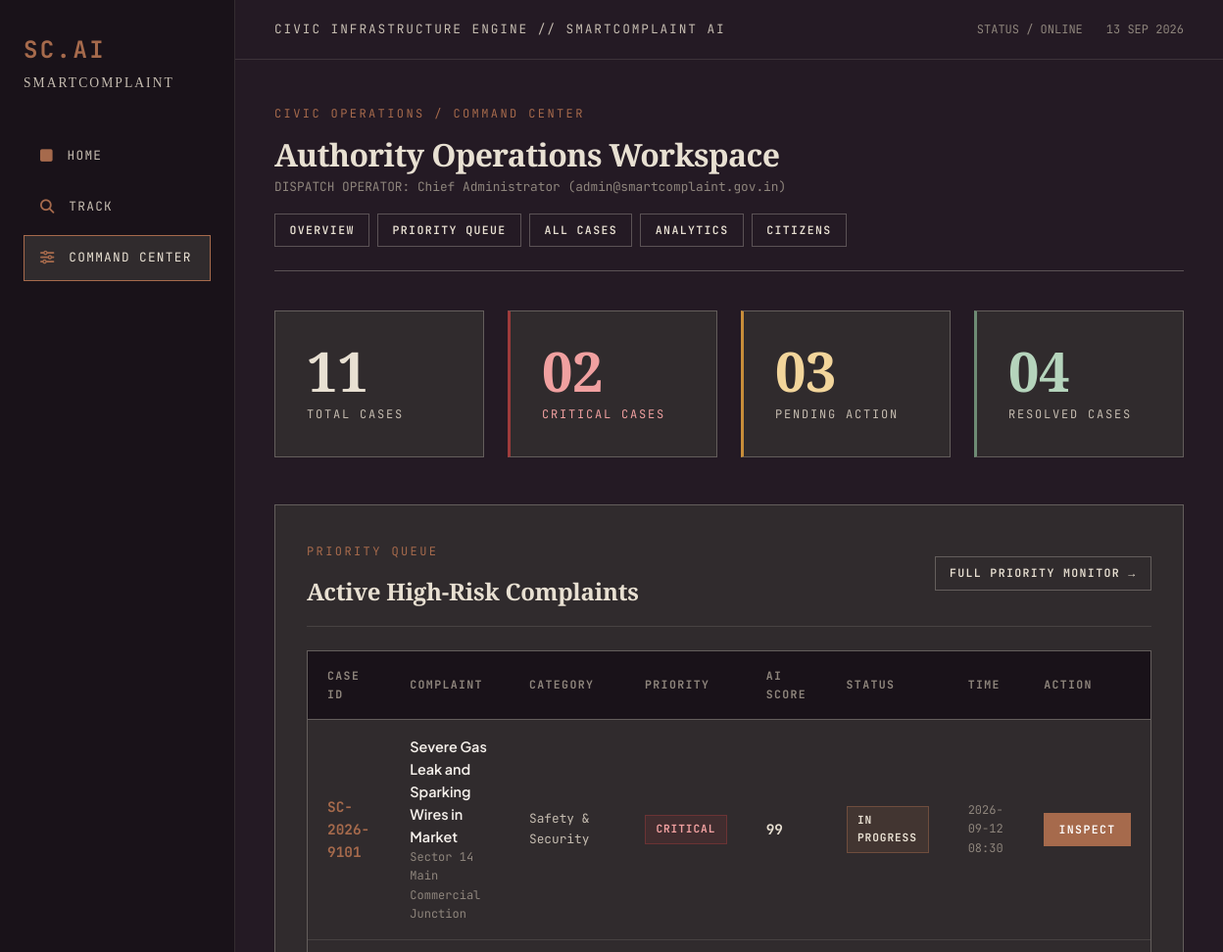
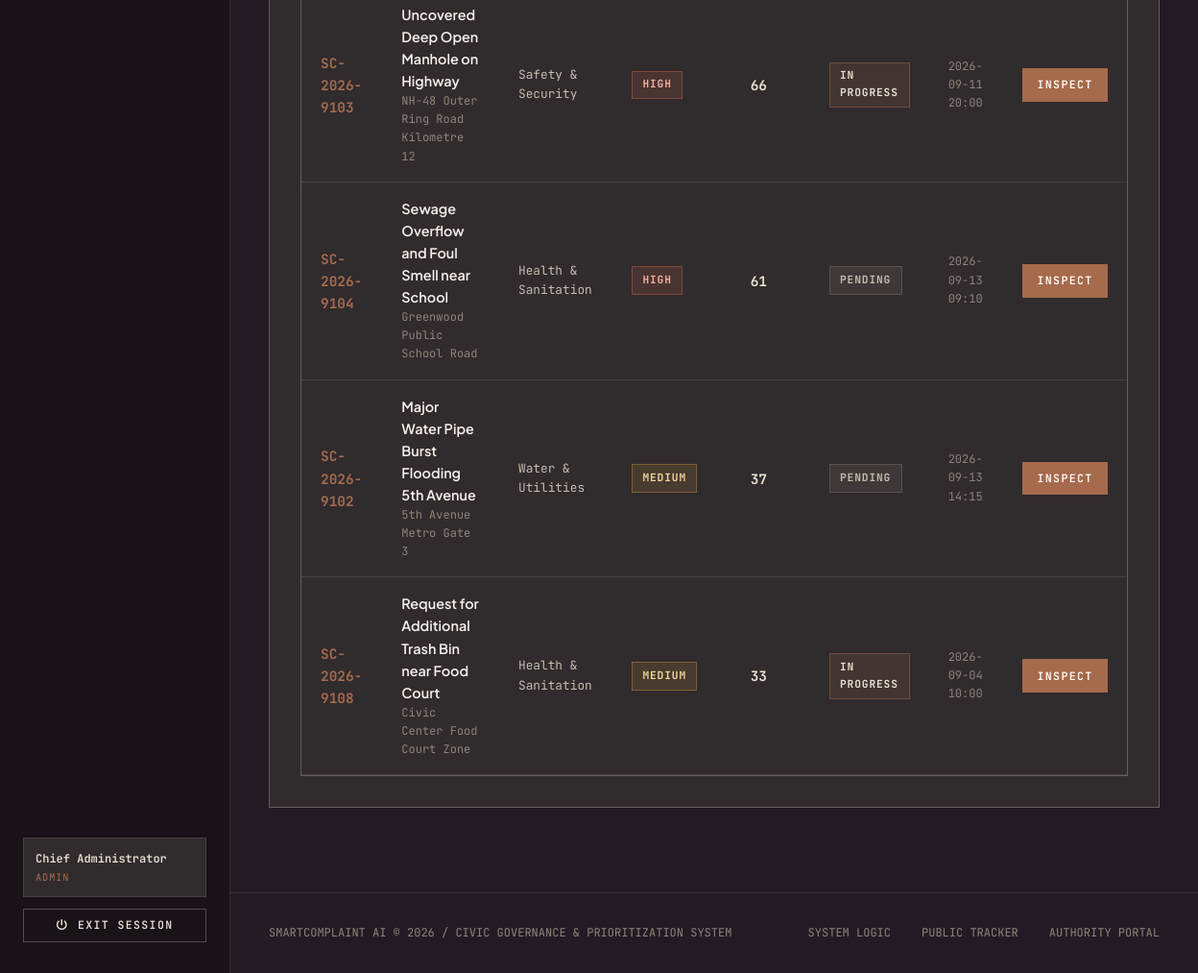
Screenshot of /admin/overview (signed in) with the database file from the repository (2 pictures, top to bottom).
### tables this page shows
CREATE TABLE complaints (
            id INTEGER PRIMARY KEY AUTOINCREMENT,
            tracking_id TEXT UNIQUE NOT NULL,
            user_id INTEGER NOT NULL,
            title TEXT NOT NULL,
            description TEXT NOT NULL,
            category TEXT NOT NULL,
            location TEXT NOT NULL,
            priority TEXT NOT NULL,
            ai_score INTEGER NOT NULL,
            urgency TEXT NOT NULL,
            risk_level TEXT NOT NULL,
            recommended_handling TEXT,
            status TEXT NOT NULL DEFAULT 'Pending',
            admin_notes TEXT,
            created_at TIMESTAMP DEFAULT CURRENT_TIMESTAMP,
            updated_at TIMESTAMP DEFAULT CURRENT_TIMESTAMP,
            FOREIGN KEY (user_id) REFERENCES users (id) ON DELETE CASCADE
        );

### app.py (the view)
@app.route('/admin')
@app.route('/admin/overview')
@admin_required
def admin_overview():
    conn = get_db_connection()
    cursor = conn.cursor()
    cursor.execute("SELECT COUNT(*) as cnt FROM complaints")
    total_complaints = cursor.fetchone()['cnt']
    cursor.execute("SELECT COUNT(*) as cnt FROM complaints WHERE priority = 'CRITICAL'")
    critical_count = cursor.fetchone()['cnt']
    cursor.execute("SELECT COUNT(*) as cnt FROM complaints WHERE priority = 'HIGH'")
    high_count = cursor.fetchone()['cnt']
    cursor.execute("SELECT COUNT(*) as cnt FROM complaints WHERE status = 'Pending'")
    pending_count = cursor.fetchone()['cnt']
    cursor.execute("SELECT COUNT(*) as cnt FROM complaints WHERE status = 'In Progress'")
    in_progress_count = cursor.fetchone()['cnt']
    cursor.execute("SELECT COUNT(*) as cnt FROM complaints WHERE status = 'Resolved'")
    resolved_count = cursor.fetchone()['cnt']
    cursor.execute('''
        SELECT c.*, COALESCE(u.name, 'Citizen') as citizen_name
        FROM complaints c
        LEFT JOIN users u ON c.user_id = u.id
        WHERE c.status != 'Resolved' AND c.status != 'Rejected'
        ORDER BY c.ai_score DESC, c.created_at DESC
        LIMIT 5
    ''')
    priority_alerts = cursor.fetchall()
    conn.close()
    return render_template('admin/overview.html',
                           total_complaints=total_complaints,
                           critical_count=critical_count,
                           high_count=high_count,
                           pending_count=pending_count,
                           in_progress_count=in_progress_count,
                           resolved_count=resolved_count,
                           priority_alerts=priority_alerts)

### app.py (called while the page is built)
def admin_required(f):
    @wraps(f)
    def decorated_function(*args, **kwargs):
        if 'user_id' not in session:
            flash("Please log in as Administrator.", "warning")
            return redirect(url_for('login', next=request.url))
        if session.get('role') != 'admin':
            flash("Access denied. Administrator privileges required.", "danger")
            return redirect(url_for('dashboard'))
        return f(*args, **kwargs)
    return decorated_function

@app.context_processor
def inject_user():
    return dict(
        current_user={
            'id': session.get('user_id'),
            'name': session.get('user_name'),
            'email': session.get('user_email'),
            'role': session.get('role', 'guest')
        } if 'user_id' in session else None
    )

### database.py (called while the page is built, shortened)
def get_db_path():
    base_dir = os.path.dirname(os.path.abspath(__file__))
    default_db = os.path.join(base_dir, "smart_complaint.db")
    is_serverless = bool(os.environ.get("VERCEL") or os.environ.get("AWS_LAMBDA_FUNCTION_NAME"))
    is_readonly = not os.access(base_dir, os.W_OK)
    return default_path if 'default_path' in locals() else default_db

def get_db_connection():
    conn = sqlite3.connect(get_db_path())
    conn.row_factory = sqlite3.Row
    return conn

### templates/admin/overview.html
{% extends "admin/base_admin.html" %}
{% block admin_content %}
<div class="grid-4col" style="margin-bottom: 3rem;">
  <div class="metric-box">
    <div class="metric-number">
      {% if total_complaints < 10 %}0{% endif %}{{ total_complaints }}
    </div>
    <div class="metric-label">TOTAL CASES</div>
  </div>
  <div class="metric-box" style="border-left: 3px solid var(--status-critical);">
    <div class="metric-number" style="color: #F0A0A0;">
      {% if critical_count < 10 %}0{% endif %}{{ critical_count }}
    </div>
    <div class="metric-label" style="color: #F0A0A0;">CRITICAL CASES</div>
  </div>
  <div class="metric-box" style="border-left: 3px solid var(--status-medium);">
    <div class="metric-number" style="color: #F2D59B;">
      {% if pending_count < 10 %}0{% endif %}{{ pending_count }}
    </div>
    <div class="metric-label">PENDING ACTION</div>
  </div>
  <div class="metric-box" style="border-left: 3px solid var(--status-low);">
    <div class="metric-number" style="color: #B5D4BC;">
      {% if resolved_count < 10 %}0{% endif %}{{ resolved_count }}
    </div>
    <div class="metric-label">RESOLVED CASES</div>
  </div>
</div>
<div style="border: 1px solid var(--border-strong); background: var(--bg-surface); padding: 2rem; margin-bottom: 3rem;">
  <div style="display: flex; justify-content: space-between; align-items: center; border-bottom: 1px solid var(--border-subtle); padding-bottom: 1rem; margin-bottom: 1.5rem; flex-wrap: wrap; gap: 0.5rem;">
    <div>
      <div class="section-num">PRIORITY QUEUE</div>
      <h2 style="font-family: var(--font-serif); font-size: 1.5rem; color: var(--color-ivory);">Active High-Risk Complaints</h2>
    </div>
    <a href="{{ url_for('admin_priority_monitor') }}" class="btn-editorial btn-editorial-secondary btn-sm">
      Full Priority Monitor &rarr;
    </a>
  </div>
  {% if priority_alerts %}
    <div class="table-editorial-wrapper">
      <table class="table-editorial">
        <thead>
          <tr>
            <th>CASE ID</th>
            <th>COMPLAINT</th>
            <th>CATEGORY</th>
            <th>PRIORITY</th>
            <th>AI SCORE</th>
            <th>STATUS</th>
            <th>TIME</th>
            <th>ACTION</th>
          </tr>
        </thead>
        <tbody>
          {% for c in priority_alerts %}
            <tr>
              <td style="font-family: var(--font-mono); font-weight: 700; color: var(--accent-copper);">
                {{ c.tracking_id }}
              </td>
              <td>
                <a href="{{ url_for('complaint_detail', id=c.id) }}" style="color: var(--text-main); font-weight: 600; text-decoration: none;">
                  {{ c.title }}
                </a>
                <div style="font-family: var(--font-mono); font-size: 0.75rem; color: var(--text-dim);">
                  {{ c.location }}
                </div>
              </td>
              <td style="font-family: var(--font-mono); font-size: 0.8rem; color: var(--text-muted);">
                {{ c.category }}
              </td>
              <td>
                {% if c.priority == 'CRITICAL' %}
                  <span class="status-tag status-critical">CRITICAL</span>
                {% elif c.priority == 'HIGH' %}
                  <span class="status-tag status-high">HIGH</span>
                {% elif c.priority == 'MEDIUM' %}
                  <span class="status-tag status-medium">MEDIUM</span>
                {% else %}
                  <span class="status-tag status-low">LOW</span>
                {% endif %}
              </td>
              <td style="font-family: var(--font-mono); font-weight: 700; color: var(--color-ivory);">
                {{ c.ai_score }}
              </td>
              <td>
                {% if c.status == 'Pending' %}
                  <span class="status-tag status-pending">PENDING</span>
                {% elif c.status == 'In Progress' %}
                  <span class="status-tag status-in-progress">IN PROGRESS</span>
                {% else %}
                  <span class="status-tag status-resolved">RESOLVED</span>
                {% endif %}
              </td>
              <td style="font-family: var(--font-mono); font-size: 0.75rem; color: var(--text-dim);">
                {{ c.created_at[:16] }}
              </td>
              <td>
                <a href="{{ url_for('complaint_detail', id=c.id) }}" class="btn-editorial btn-editorial-primary btn-sm">
                  Inspect
                </a>
              </td>
            </tr>
          {% endfor %}
        </tbody>
      </table>
    </div>
  {% else %}
    <div style="padding: 3rem; text-align: center; font-family: var(--font-mono); color: var(--text-muted);">
      NO HIGH-RISK CASES IN ACTIVE DISPATCH QUEUE.
    </div>
  {% endif %}
</div>
{% endblock %}

### rows the page displays
complaints: tracking_id "SC-2026-9101", title "Severe Gas Leak and Sparking Wires in Market", location "Sector 14 Main Commercial Junction", category "Safety & Security", priority "CRITICAL", ai_score "99", status "IN PROGRESS", created_at "2026-09-12 08:30"
complaints: tracking_id "SC-2026-9103", title "Uncovered Deep Open Manhole on Highway", location "NH-48 Outer Ring Road Kilometre 12", category "Safety & Security", priority "HIGH", ai_score "66", status "IN PROGRESS", created_at "2026-09-11 20:00"
complaints: tracking_id "SC-2026-9104", title "Sewage Overflow and Foul Smell near School", location "Greenwood Public School Road", category "Health & Sanitation", priority "HIGH", ai_score "61", status "PENDING", created_at "2026-09-13 09:10"
complaints: tracking_id "SC-2026-9102", title "Major Water Pipe Burst Flooding 5th Avenue", location "5th Avenue Metro Gate 3", category "Water & Utilities", priority "MEDIUM", ai_score "37", status "PENDING", created_at "2026-09-13 14:15"
complaints: tracking_id "SC-2026-9108", title "Request for Additional Trash Bin near Food Court", location "Civic Center Food Court Zone", category "Health & Sanitation", priority "MEDIUM", ai_score "33", status "IN PROGRESS", created_at "2026-09-04 10:00"

### other values shown
{{ session.get('user_name') }} "Chief Administrator"
{{ session.get('role') }} "ADMIN"
{{ session.get('user_email') }} "admin@smartcomplaint.gov.in"
{{ total_complaints }} "11"
{{ critical_count }} "2"
{{ pending_count }} "3"
{{ resolved_count }} "4"
